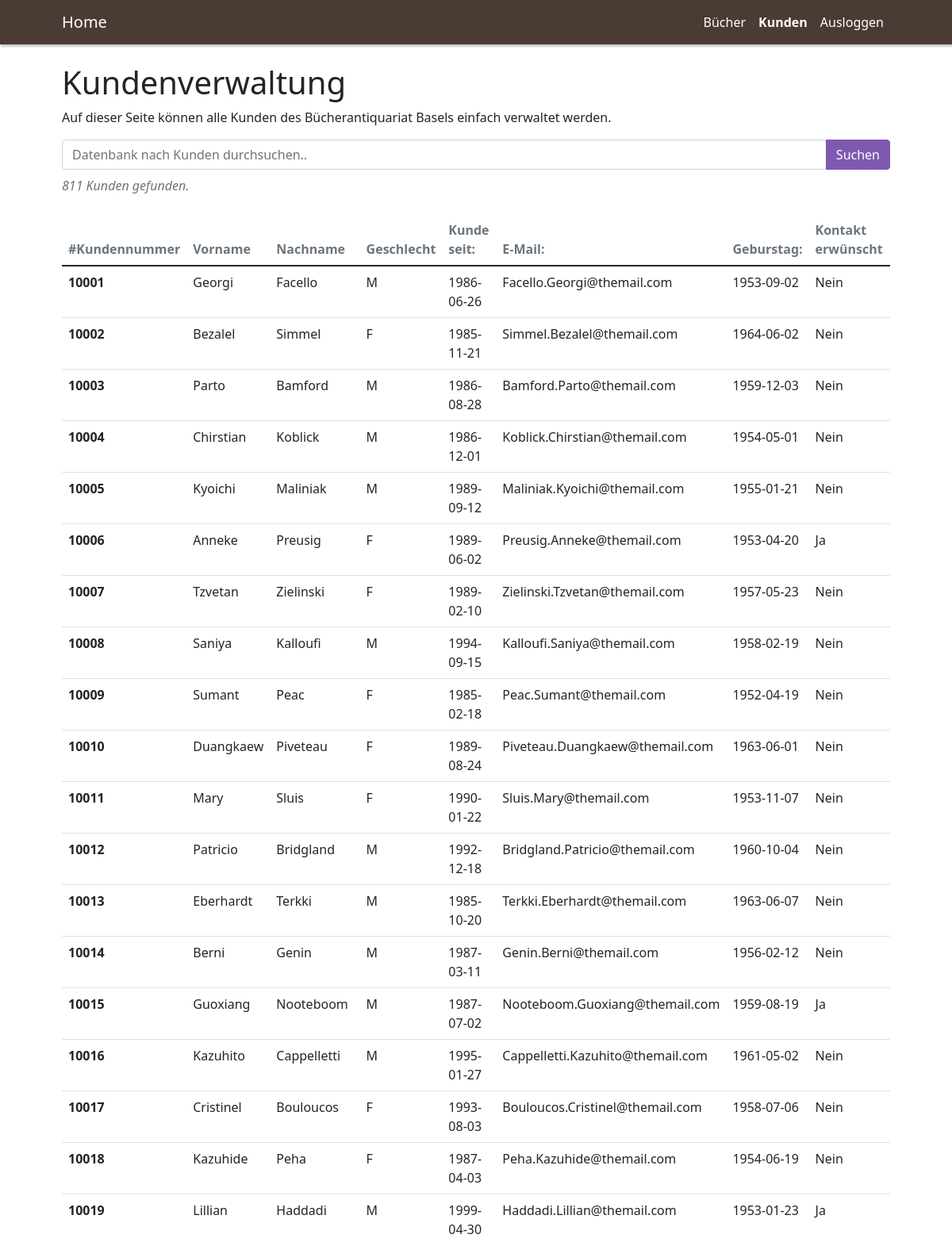
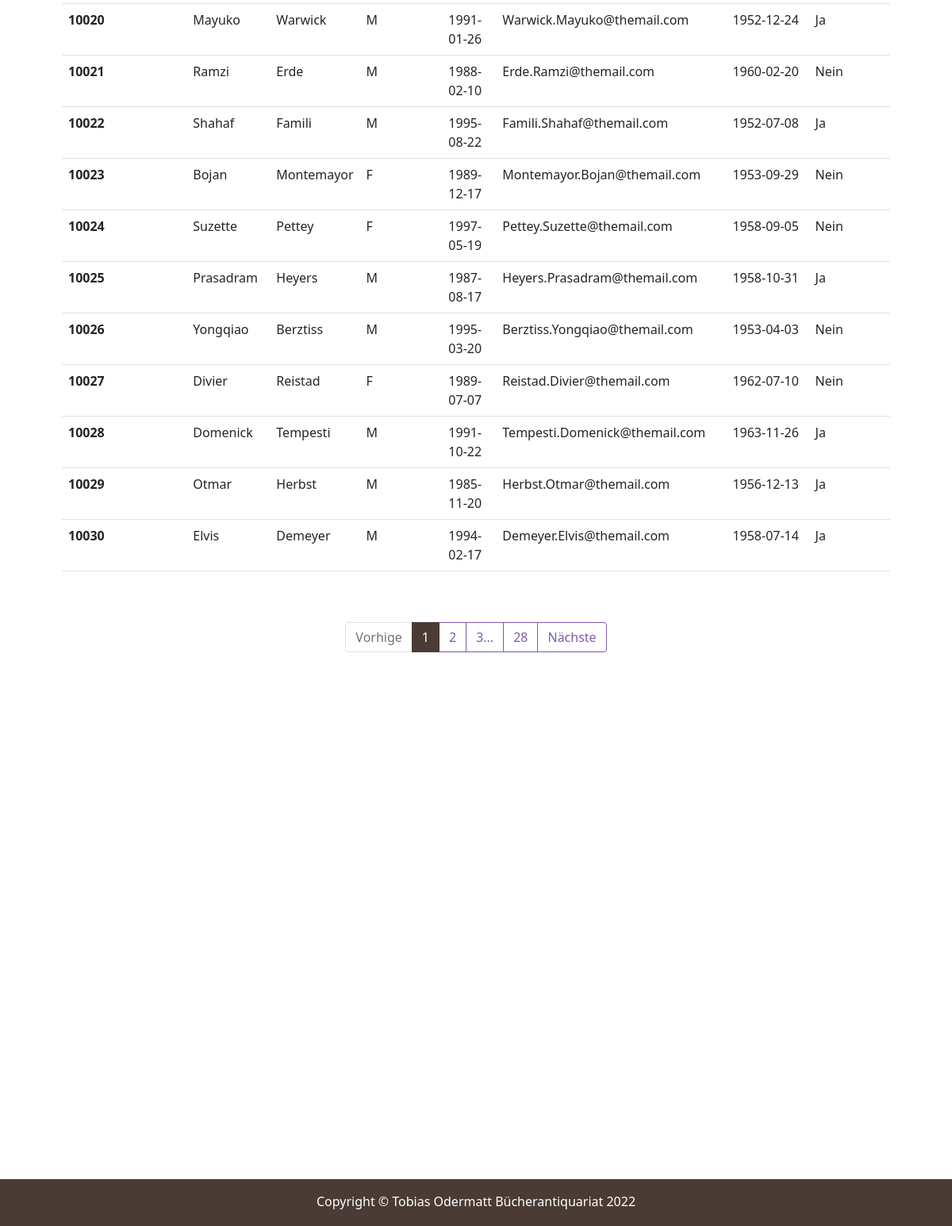
Screenshot of /index.php?view=viewCustomer (signed in) with the database file from the repository (2 pictures, top to bottom).
### tables this page shows
CREATE TABLE `kunden` (
  `kid` int(11) NOT NULL,
  `geburtstag` date NOT NULL,
  `vorname` varchar(50) NOT NULL,
  `name` varchar(50) NOT NULL,
  `geschlecht` enum('M','F') NOT NULL,
  `kunde_seit` date NOT NULL,
  `email` varchar(150) NOT NULL,
  `kontaktpermail` tinyint(4) NOT NULL
);

### helpers/session.inc.php (called while the page is built, shortened)
<?php
$userisloggedIn = isset($_SESSION["username"]);
?>

### controller/CustomerController.php (called while the page is built, shortened)
<?php
class CustomerController {
    public function load_customers($start,$limit,$db,$sortmethod,$sort){
        $Customers = new Customer();
        $Customers = $Customers->get_data($start,$limit,$db,$sortmethod,$sort);
        return $Customers;
    }
}
?>

### model/customer.php (called while the page is built, shortened)
<?php
class Customer{
public function get_data($start,$limit,$db,$sortmethod,$sort){
    $countrecords = $db->query("SELECT COUNT(*) FROM kunden");
    $countrecords = $countrecords->fetchColumn();
    $stmt = $db->prepare("SELECT * FROM kunden LIMIT $start, $limit");
    $stmt->execute();
    return array($countrecords,$stmt->fetchAll(PDO::FETCH_CLASS, "customer"));
}
}
?>

### view/viewCustomer.inc.php (the view, shortened to what this page needs)
<br>
<h1>Kundenverwaltung</h1>
<p>Auf dieser Seite können alle Kunden des Bücherantiquariat Basels einfach verwaltet werden.</p>
<?php
require_once('controller/CustomerController.php');
require_once('helpers/paginationmanagement.php');
include 'model/customer.php';
$db = Database::getInstance();
$countOfResults = 30;
$paginationsystem = new paginationmanagement($countOfResults);
$start = $paginationsystem->get_start();
$limit = $paginationsystem->get_limit();
$customers  = new CustomerController($db);
$sortoption = ["ASC", "DESC"];
$displaysortmethod = "ASC";
if(isset($_GET['sortmethod']))
{
 if(in_array($_GET['sortmethod'], $sortoption))
  {
	$sortmethod = $_GET['sortmethod'];
  if($sortmethod == "ASC")
  {
      $displaysortmethod = "DESC";
  }
  else
  {
      $displaysortmethod = "ASC";
  }
  }
}
else
{
  $sortmethod = "ASC";
}
$sort = isset($_GET['sort']) ? $_GET['sort'] : null;
$searchkeyword = isset($_GET['search']) ? $_GET['search'] : null;
$totalcounts = 0;
if($searchkeyword == null)
{
  $result = $customers->load_customers($start, $limit, $db, $sortmethod, $sort);
  $totalcounts = $result[0];
  $customers = $result[1];
}
else
{
  $result = $customers->load_customersWithKeyword($start, $limit, $db, $searchkeyword, $sortmethod, $sort);
  $totalcounts = $result[0];
  $customers = $result[1];
}
$paginationsystem->set_total_records($totalcounts);
function createParam($sort, $sortmethod, $searchkeyword){
  $sortparam = '';
  $currentsearch = $searchkeyword == null ? '' : '&search=' . $searchkeyword;
  return $sortparam . $currentsearch;
}
if($searchkeyword == null){
  $displaysearch = '';
}
else{
  $displaysearch = '&search=' . $searchkeyword;
}
?>
<div class="input-group">
  <input type="search" class="form-control rounded" placeholder="Datenbank nach Kunden durchsuchen.." id="searchInput"/>
  <button type="button" onclick="addSearchParamToGET()" class="btn btn-primary">Suchen</button>
</div>
<p class="text-secondary py-2" style="font-style: italic"><?php echo $totalcounts?> Kunden gefunden.</p>
<table class="table">
  <thead class="thead-light">
    <tr>
      <th scope="col"><a href="./index.php?view=viewCustomer&sortmethod=<?php echo $displaysortmethod ?>&sort=kid<?php echo $displaysearch?>" class="link-secondary text-decoration-none">
          #Kundennummer</a></th>
      <th scope="col"><a href="./index.php?view=viewCustomer&sortmethod=<?php echo $displaysortmethod ?>&sort=vorname<?php echo $displaysearch?>" class="link-secondary text-decoration-none">
          Vorname</a></th>
      <th scope="col"><a href="./index.php?view=viewCustomer&sortmethod=<?php echo $displaysortmethod ?>&sort=name<?php echo $displaysearch?>" class="link-secondary text-decoration-none">
          Nachname</a></th>
      <th scope="col"><a href="./index.php?view=viewCustomer&sortmethod=<?php echo $displaysortmethod ?>&sort=geschlecht<?php echo $displaysearch?>" class="link-secondary text-decoration-none">
          Geschlecht</a></th>
      <th scope="col"><a href="./index.php?view=viewCustomer&sortmethod=<?php echo $displaysortmethod ?>&sort=kunde_seit<?php echo $displaysearch?>" class="link-secondary text-decoration-none">
          Kunde seit:</a></th>
      <th scope="col"><a href="./index.php?view=viewCustomer&sortmethod=<?php echo $displaysortmethod ?>&sort=email<?php echo $displaysearch?>" class="link-secondary text-decoration-none">
          E-Mail:</a></th>
      <th scope="col"><a href="./index.php?view=viewCustomer&sortmethod=<?php echo $displaysortmethod ?>&sort=geburtstag<?php echo $displaysearch?>" class="link-secondary text-decoration-none">
          Geburstag:</a></th>
      <th scope="col"><a href="./index.php?view=viewCustomer&sortmethod=<?php echo $displaysortmethod ?>&sort=kontaktpermail<?php echo $displaysearch?>" class="link-secondary text-decoration-none">
          Kontakt erwünscht</a></th>
    </tr>
  </thead>
  <tbody>
    <?php foreach ($customers as $customer) : ?>
      <tr>
        <th scope="row"><?php echo $customer->kid; ?></th>
        <td><?php echo $customer->vorname; ?></td>
        <td><?php echo $customer->name; ?></td>
        <td><?php echo $customer->geschlecht; ?></td>
        <td><?php echo $customer->kunde_seit; ?></td>
        <td><?php echo $customer->email; ?></td>
        <td><?php echo $customer->geburtstag; ?></td>
        <td><?php echo $customer->kontaktpermail == 1 ? "Ja" : "Nein"; ?></td>
      </tr>
    <?php endforeach; ?>
  </tbody>
</table>
<?php
  $searchparam = createParam($sort, $sortmethod, $searchkeyword);
  ?>
<?php $paginationsystem->generatePagination("viewCustomer", $searchparam) ?>

### partials/shared/header.inc.php (shortened to what this page needs)
<!DOCTYPE html>
<html lang="de">
    <head>
        <link href="css/styles.css" rel="stylesheet" />
    </head>
    <body>

### partials/shared/nav.inc.php (shortened to what this page needs)
<?php
$NavBarwithSession = [
    "viewBook" => "Bücher",
    "viewCustomer" => "Kunden",
    "logout" => "Ausloggen"
];
$NavBarwithoutSession = [
    "login" => "Einloggen",
];
    function showNavItemswithSession($NavBarwithSession,$view){
        foreach ($NavBarwithSession as $key => $value) {
            if($view == $key) {
                ?><li class="nav-item"><a class="nav-link active" href="./index.php?view=<?php echo $key?>"><?php echo $value?></a></li><?php
            }else{
            ?> <li class="nav-item"><a class="nav-link" href="./index.php?view=<?php echo $key?>"><?php echo $value?></a></li><?php
          }}
    }
                ?><li class="nav-item"><a class="nav-link active" href="./index.php?view=<?php echo $key?>"><?php echo $value?></a></li> <?php
            ?> <li class="nav-item"><a class="nav-link" href="./index.php?view=<?php echo $key?>"><?php echo $value?></a></li><?php
    require_once('helpers/session.inc.php');
    ?>
        <nav class="navbar navbar-expand-lg navbar-dark bg-dark">
            <div class="container px-5">
                <a class="navbar-brand" href="<?php $root?>index.php">Home</a>
                <div class="collapse navbar-collapse" id="navbarSupportedContent">
                    <ul class="navbar-nav ms-auto mb-2 mb-lg-0">
                    <?php if($userisloggedIn){
                        showNavItemswithSession($NavBarwithSession,$view);}else{showNavItemswithoutSession($NavBarwithoutSession,$view);}
                    ?>
                    </ul>
                </div>
            </div>
        </nav>
        <div class="container px-4 px-lg-5">

### index.php (shortened to what this page needs)
<?php
include 'partials/shared/header.inc.php';
$view = "Home";
if ($_SERVER["REQUEST_METHOD"] == "GET" || $_SERVER["REQUEST_METHOD"] == "POST") {
    if (isset($_GET["view"])) {
        $view  = $_GET["view"];
    }
}
include 'partials/shared/nav.inc.php';
if ($view == "Home") {
    include 'view/index.inc.php';
} else {
    if (is_file('view/' . $view . '.inc.php')) {
        include 'view/' . $view . '.inc.php';
    } else {
        DisplayError("Diese Seite wurde nicht gefunden.");
        include 'view/index.inc.php';
    }
}
include 'partials/shared/footer.inc.php';

### helpers/paginationmanagement.php (shortened to what this page needs)
<?php
class paginationmanagement
{
    private $total_records, $limit;
    public function __construct($limit)
    {
        $this->limit = $limit;
    }
    public function set_total_records($recordscount){
        $this->total_records = $recordscount;
    }
    public function get_current_page()
    {
        return isset($_GET['page']) ? (int)$_GET['page'] : 1;
    }
    public function get_start()
    {
        $start = 0;
        return $start;
    }
    public function get_limit()
    {
        return $this->limit;
    }
    public function get_pagination_number()
    {
        return ceil($this->total_records / $this->limit);
    }
    function generatePagination($view, $optionalparam)
    {
        $currentpage = $this->get_current_page();
        $pages  = $this->get_pagination_number();
        $previousdisabled = '';
        if ($currentpage <= 1) {
            $previousdisabled = 'disabled';
        }
        $nextdisabled = '';
?>
        <?php
        if($pages != 0)
        {
            ?>
        <br><br>
        <nav aria-label="...">
            <ul class="pagination justify-content-center">
                <li class="page-item <?php echo $previousdisabled ?>">
                    <a class="page-link" href="?view=<?php echo $view ?>&page=<?php echo $currentpage - 1 ?><?php echo $optionalparam ?>" tabindex="-1">Vorhige</a>
                </li>
                <li class="page-item active"><a class="page-link" href="?view=<?php echo $view ?>&page=<?php echo $currentpage ?><?php echo $optionalparam ?>"><?php echo $currentpage ?> </a></li>
                <?php
                $nextcountofpages = 3;
                for ($i = 1; $i < $nextcountofpages; $i++) {
                    if ($currentpage + $i < $pages) { ?>
                        <li class="page-item">
                            <a class="page-link" href="?view=<?php echo $view ?>&page=<?php echo $currentpage + $i ?><?php echo $optionalparam ?>"><?php echo $currentpage + $i;
                                                                                                                                                if ($i == $nextcountofpages - 1) {
                                                                                                                                                    echo "...";
                                                                                                                                                } ?> <span class="sr-only"></span></a>
                        </li>
                    <?php
                    }
                }
                if ($currentpage != $pages) {
                    ?><li class="page-item"><a class="page-link" href="?view=<?php echo $view ?>&page=<?php echo $pages; ?><?php echo $optionalparam ?>"><?php echo $pages ?></a></li><?php
                                                                                                                                                                            }
                                                                                                                                                                                ?>
                <li class="page-item <?php echo $nextdisabled ?>">
                    <a class="page-link" href="?view=<?php echo $view ?>&page=<?php echo $currentpage + 1; ?><?php echo $optionalparam ?>">Nächste</a>
                </li>
            </ul>
        </nav><?php
            }
            else { ?>
            <br> <br> <br> <br> <br> <br> <br> <br>
            <br> <br> <br> <br> <br> <br> <br> <br>
            <?php }
        }
    }
?>

### partials/shared/footer.inc.php (shortened to what this page needs)
<br> <br> <br> <br> <br> <br> <br> <br>
</div>
<br> <br> <br> <br> <br> <br> <br> <br> <br> <br> <br>
<br> <br> <br> <br> <br> <br> <br> <br>
<footer class="py-3 bg-dark">
    <div class="container px-4 px-lg-5">
        <p class="m-0 text-center text-white">Copyright &copy; Tobias Odermatt Bücherantiquariat 2022</p>
    </div>
</footer>
</body>
</html>

### rows the page displays
kunden: kid "10001", vorname "Georgi", name "Facello", geschlecht "M", kunde_seit "1986-06-26", email "Facello.Georgi@themail.com", geburtstag "1953-09-02", kontaktpermail "Nein"
kunden: kid "10002", vorname "Bezalel", name "Simmel", geschlecht "F", kunde_seit "1985-11-21", email "Simmel.Bezalel@themail.com", geburtstag "1964-06-02", kontaktpermail "Nein"
kunden: kid "10003", vorname "Parto", name "Bamford", geschlecht "M", kunde_seit "1986-08-28", email "Bamford.Parto@themail.com", geburtstag "1959-12-03", kontaktpermail "Nein"
kunden: kid "10004", vorname "Chirstian", name "Koblick", geschlecht "M", kunde_seit "1986-12-01", email "Koblick.Chirstian@themail.com", geburtstag "1954-05-01", kontaktpermail "Nein"
kunden: kid "10005", vorname "Kyoichi", name "Maliniak", geschlecht "M", kunde_seit "1989-09-12", email "Maliniak.Kyoichi@themail.com", geburtstag "1955-01-21", kontaktpermail "Nein"
kunden: kid "10006", vorname "Anneke", name "Preusig", geschlecht "F", kunde_seit "1989-06-02", email "Preusig.Anneke@themail.com", geburtstag "1953-04-20", kontaktpermail "Ja"
kunden: kid "10007", vorname "Tzvetan", name "Zielinski", geschlecht "F", kunde_seit "1989-02-10", email "Zielinski.Tzvetan@themail.com", geburtstag "1957-05-23", kontaktpermail "Nein"
kunden: kid "10008", vorname "Saniya", name "Kalloufi", geschlecht "M", kunde_seit "1994-09-15", email "Kalloufi.Saniya@themail.com", geburtstag "1958-02-19", kontaktpermail "Nein"
kunden: kid "10009", vorname "Sumant", name "Peac", geschlecht "F", kunde_seit "1985-02-18", email "Peac.Sumant@themail.com", geburtstag "1952-04-19", kontaktpermail "Nein"
kunden: kid "10010", vorname "Duangkaew", name "Piveteau", geschlecht "F", kunde_seit "1989-08-24", email "Piveteau.Duangkaew@themail.com", geburtstag "1963-06-01", kontaktpermail "Nein"
kunden: kid "10011", vorname "Mary", name "Sluis", geschlecht "F", kunde_seit "1990-01-22", email "Sluis.Mary@themail.com", geburtstag "1953-11-07", kontaktpermail "Nein"
kunden: kid "10012", vorname "Patricio", name "Bridgland", geschlecht "M", kunde_seit "1992-12-18", email "Bridgland.Patricio@themail.com", geburtstag "1960-10-04", kontaktpermail "Nein"
kunden: kid "10013", vorname "Eberhardt", name "Terkki", geschlecht "M", kunde_seit "1985-10-20", email "Terkki.Eberhardt@themail.com", geburtstag "1963-06-07", kontaktpermail "Nein"
kunden: kid "10014", vorname "Berni", name "Genin", geschlecht "M", kunde_seit "1987-03-11", email "Genin.Berni@themail.com", geburtstag "1956-02-12", kontaktpermail "Nein"
kunden: kid "10015", vorname "Guoxiang", name "Nooteboom", geschlecht "M", kunde_seit "1987-07-02", email "Nooteboom.Guoxiang@themail.com", geburtstag "1959-08-19", kontaktpermail "Ja"
kunden: kid "10016", vorname "Kazuhito", name "Cappelletti", geschlecht "M", kunde_seit "1995-01-27", email "Cappelletti.Kazuhito@themail.com", geburtstag "1961-05-02", kontaktpermail "Nein"
kunden: kid "10017", vorname "Cristinel", name "Bouloucos", geschlecht "F", kunde_seit "1993-08-03", email "Bouloucos.Cristinel@themail.com", geburtstag "1958-07-06", kontaktpermail "Nein"
kunden: kid "10018", vorname "Kazuhide", name "Peha", geschlecht "F", kunde_seit "1987-04-03", email "Peha.Kazuhide@themail.com", geburtstag "1954-06-19", kontaktpermail "Nein"
kunden: kid "10019", vorname "Lillian", name "Haddadi", geschlecht "M", kunde_seit "1999-04-30", email "Haddadi.Lillian@themail.com", geburtstag "1953-01-23", kontaktpermail "Ja"
kunden: kid "10020", vorname "Mayuko", name "Warwick", geschlecht "M", kunde_seit "1991-01-26", email "Warwick.Mayuko@themail.com", geburtstag "1952-12-24", kontaktpermail "Ja"
kunden: kid "10021", vorname "Ramzi", name "Erde", geschlecht "M", kunde_seit "1988-02-10", email "Erde.Ramzi@themail.com", geburtstag "1960-02-20", kontaktpermail "Nein"
kunden: kid "10022", vorname "Shahaf", name "Famili", geschlecht "M", kunde_seit "1995-08-22", email "Famili.Shahaf@themail.com", geburtstag "1952-07-08", kontaktpermail "Ja"
kunden: kid "10023", vorname "Bojan", name "Montemayor", geschlecht "F", kunde_seit "1989-12-17", email "Montemayor.Bojan@themail.com", geburtstag "1953-09-29", kontaktpermail "Nein"
kunden: kid "10024", vorname "Suzette", name "Pettey", geschlecht "F", kunde_seit "1997-05-19", email "Pettey.Suzette@themail.com", geburtstag "1958-09-05", kontaktpermail "Nein"
kunden: kid "10025", vorname "Prasadram", name "Heyers", geschlecht "M", kunde_seit "1987-08-17", email "Heyers.Prasadram@themail.com", geburtstag "1958-10-31", kontaktpermail "Ja"
kunden: kid "10026", vorname "Yongqiao", name "Berztiss", geschlecht "M", kunde_seit "1995-03-20", email "Berztiss.Yongqiao@themail.com", geburtstag "1953-04-03", kontaktpermail "Nein"
kunden: kid "10027", vorname "Divier", name "Reistad", geschlecht "F", kunde_seit "1989-07-07", email "Reistad.Divier@themail.com", geburtstag "1962-07-10", kontaktpermail "Nein"
kunden: kid "10028", vorname "Domenick", name "Tempesti", geschlecht "M", kunde_seit "1991-10-22", email "Tempesti.Domenick@themail.com", geburtstag "1963-11-26", kontaktpermail "Ja"
kunden: kid "10029", vorname "Otmar", name "Herbst", geschlecht "M", kunde_seit "1985-11-20", email "Herbst.Otmar@themail.com", geburtstag "1956-12-13", kontaktpermail "Ja"
kunden: kid "10030", vorname "Elvis", name "Demeyer", geschlecht "M", kunde_seit "1994-02-17", email "Demeyer.Elvis@themail.com", geburtstag "1958-07-14", kontaktpermail "Ja"

### other values shown
$value "Bücher"
$value "Kunden"
$value "Ausloggen"
$totalcounts "811"
$currentpage "1"
$currentpage + $i "2"
$currentpage + $i "3"
$pages "28"
